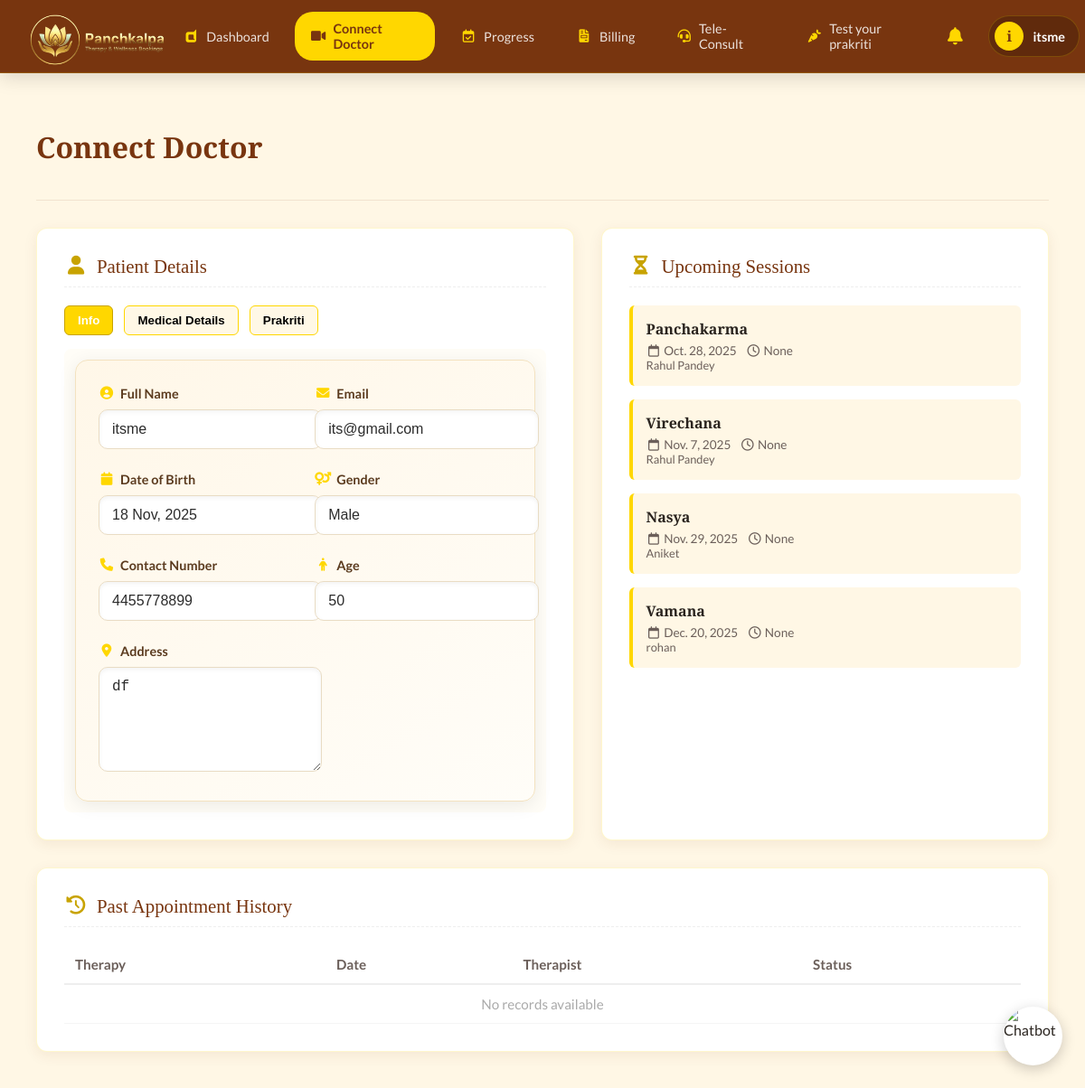
The app's page /patient/appointments/ (signed in) with its own data.
### Patient/models.py (models this page shows, shortened)
class PatientProfile(models.Model):
    user = models.OneToOneField(
        User,
        on_delete=models.CASCADE,
        related_name="patientprofile"
    )
    contact = models.CharField(max_length=15, null=True, blank=True)
    age = models.PositiveIntegerField(null=True, blank=True)
    dob = models.DateField(null=True, blank=True)
    gender = models.CharField(max_length=10, null=True, blank=True)
    address = models.TextField(null=True, blank=True)
    allergies = models.CharField(max_length=255, null=True, blank=True)
    prakriti_type = models.CharField(max_length=20, null=True, blank=True)
    therapy_stage = models.CharField(max_length=20, null=True, blank=True)
    symptoms = models.JSONField(default=list, blank=True)

class Appointment(models.Model):
    patient = models.ForeignKey(PatientProfile, on_delete=models.CASCADE)
    therapy = models.ForeignKey(Therapy, on_delete=models.CASCADE)
    therapist = models.ForeignKey(Therapist, on_delete=models.SET_NULL, null=True, blank=True)
    date = models.DateField(null=True, blank=True)
    time = models.TimeField(null=True, blank=True)
    status = models.CharField(default="Pending", max_length=50)

### therapist/models.py (models this page shows, shortened)
class Therapy(models.Model):
    name = models.CharField(max_length=100)
    description = models.TextField(blank=True, null=True)

class Therapist(models.Model):
    name = models.CharField(max_length=200)
    email = models.EmailField(unique=True)
    dob = models.DateField()
    password = models.CharField(max_length=255)

### Patient/views.py (the view, shortened to what this page needs)
# urls.py: path('appointments/', views.appointments, name='patient-appointments'),
@login_required
def appointments(request):
    patient = request.user.patientprofile   # ⭐ FIXED: correct model
    therapies = Therapy.objects.all()
    upcoming = Appointment.objects.filter(patient=patient).order_by("date")
    history = Appointment.objects.filter(patient=patient).order_by("-date")
    medical = {
        "allergies": patient.allergies,
        "contact": patient.contact
    }
    prakriti = {
        "type": patient.prakriti_type,
        "description": patient.prakriti_description if hasattr(patient, "prakriti_description") else ""
    }
    return render(request, "patient-portal/appointments.html", {
        "therapies": therapies,
        "upcoming": upcoming,
        "history": history,
        "questions": PRAKRITI_QUESTIONS,
        "patient": patient,
        "medical": medical,
        "prakriti": prakriti,
    })

### templates/patient-portal/appointments.html (shortened to what this page needs)
{% extends "patient-portal/base.html" %}
{% load static %}
{% block appointments %}active{% endblock %}
{% block style %}
<link rel="stylesheet" href="https://cdnjs.cloudflare.com/ajax/libs/font-awesome/6.0.0/css/all.min.css">
<link rel="stylesheet" href="{% static 'css/patient-portal/appointments.css' %}">
{% endblock %}
{% block content %}
<div class="appointments-main-container">
    <div class="appointments-page-header">
        <h1 class="appointments-page-title">Connect Doctor</h1>
    </div>
    <div class="appointments-grid-layout">
        <div class="appointments-content-card">
            <div class="appointments-card-header">
                <i class="fa-solid fa-user" style="color:var(--theme-gold-dark)"></i> Patient Details
            </div>
            <div class="pd-nav">
                <button class="pd-tab active" onclick="showPDTab('info')">Info</button>
                <button class="pd-tab" onclick="showPDTab('medical')">Medical Details</button>
                <button class="pd-tab" onclick="showPDTab('prakriti')">Prakriti</button>
            </div>
            <div class="pd-content">
                <div class="pd-section" id="pd-info" style="display:block;">
                    <div class="info-card-beautiful">
                        <div class="info-grid">
                            <div class="info-item">
                                <label><i class="fa-solid fa-user-circle"></i> Full Name</label>
                                <input type="text" value="{{ patient.user.first_name }} {{ patient.user.last_name }}" readonly>
                            </div>
                            <div class="info-item">
                                <label><i class="fa-solid fa-envelope"></i> Email</label>
                                <input type="text" value="{{ patient.user.email }}" readonly>
                            </div>
                            <div class="info-item">
                                <label><i class="fa-solid fa-calendar"></i> Date of Birth</label>
                                <input type="text" value="{{ patient.dob|date:'d M, Y' }}" readonly>
                            </div>
                            <div class="info-item">
                                <label><i class="fa-solid fa-venus-mars"></i> Gender</label>
                                <input type="text" value="{{ patient.gender }}" readonly>
                            </div>
                            <div class="info-item">
                                <label><i class="fa-solid fa-phone"></i> Contact Number</label>
                                <input type="text" value="{{ patient.contact }}" readonly>
                            </div>
                            <div class="info-item">
                                <label><i class="fa-solid fa-person"></i> Age</label>
                                <input type="text" value="{{ patient.age }}" readonly>
                            </div>
                            <div class="info-item full-width">
                                <label><i class="fa-solid fa-location-dot"></i> Address</label>
                                <textarea readonly>{{ patient.address }}</textarea>
                            </div>
                        </div>
                    </div>
                </div>
            </div>
        </div>
        <div class="appointments-content-card">
            <div class="appointments-card-header">
                <i class="fas fa-hourglass-half" style="color:var(--theme-gold-dark)"></i> Upcoming Sessions
            </div>
            <div id="upcoming-list">
                {% if upcoming %}
                {% for appt in upcoming %}
                <div class="appointment-list-item">
                    <div class="appointment-info">
                        <h4>{{ appt.therapy.name }}</h4>
                        <div class="appointment-meta">
                            <span><i class="far fa-calendar"></i> {{ appt.date }}</span>
                            <span><i class="far fa-clock"></i> {{ appt.time }}</span>
                        </div>
                        <div style="font-size:0.8rem; color:var(--theme-muted);">
                            {{ appt.therapist.name }}
                        </div>
                    </div>
                </div>
                {% endfor %}
                {% else %}
                    <p style="text-align:center; color:#999;">No upcoming appointments.</p>
                {% endif %}
            </div>
        </div>
    </div>
    <div class="appointments-content-card">
        <div class="appointments-card-header">
            <i class="fas fa-history" style="color:var(--theme-gold-dark)"></i> Past Appointment History
        </div>
        <div class="history-table-wrapper">
            <table class="history-table">
                <thead>
                <tr>
                    <th>Therapy</th>
                    <th>Date</th>
                    <th>Therapist</th>
                    <th>Status</th>
                </tr>
                </thead>
                <tbody id="history-list">
                    <tr>
                        <td colspan="4" style="text-align:center; color:#aaa;">No records available</td>
                    </tr>
                </tbody>
            </table>
        </div>
    </div>
</div>
{% endblock %}

### templates/patient-portal/base.html (shortened to what this page needs)
{% load static %}
<!DOCTYPE html>
<html lang="en">
<head>
    <link rel="stylesheet" href="https://cdnjs.cloudflare.com/ajax/libs/font-awesome/7.0.1/css/all.min.css"
 />
    <link href="https://cdn.jsdelivr.net/npm/@n8n/chat/dist/style.css" rel="stylesheet" />
    <link rel="stylesheet" href="{% static 'css/patient-portal/base.css' %}">
    {% block style %}{% endblock style %}
</head>
<body>
    <nav class="dashboard-navbar-container">
        <div class="dashboard-logo-wrapper">
            <img src="/static/assets/panchkalpa-logo-trans.png" alt="Panchkalpa">
        </div>
        <div class="dashboard-nav-links-group">
            <a href="{% url 'patient-dashboard' %}"
                class="dashboard-nav-item-button {% block dashboard %}{% endblock dashboard %}">
                <i class="fa-brands fa-dashcube"></i>
                Dashboard
            </a>
            <a href="{% url 'patient-appointments' %}"
                class="dashboard-nav-item-button {% block appointments %}{% endblock appointments %}">
                <i class="fa-solid fa-video"></i>
                Connect Doctor
            </a>
            <a href="{% url 'patient-progress' %}"
                class="dashboard-nav-item-button {% block progress %}{% endblock progress %}">
                <i class="fa-regular fa-calendar-check"></i>
                Progress
            </a>
            <a href="{% url 'billing:billing-home' %}"
                class="dashboard-nav-item-button {% block billing %}{% endblock billing %}">
                <i class="fa-solid fa-file-invoice"></i>
                Billing
            </a>
            <a href="{% url 'patient-teleconsult' %}"
                class="dashboard-nav-item-button {% block teleconsult %}{% endblock teleconsult %}">
                <i class="fa-solid fa-headset"></i>
                Tele-Consult
            </a>
            <a href="{% url 'prakriti_test' %}"
                class="dashboard-nav-item-button {% block diet %}{% endblock diet %}">
                <i class="fa-solid fa-carrot"></i>
                Test your prakriti
            </a>
        </div>
        <div class="dashboard-nav-profile-section">
            <div class="notify-wrapper">
                <button class="dashboard-nav-item-button"
                    style="background:none; border:none; cursor:pointer; padding: 10px;"
                    onclick="toggleNotifyPopup()">
                    <i class="fa-solid fa-bell" style="font-size:1.2rem; color:var(--theme-gold);"></i>
                </button>
            </div>
            <div class="dashboard-profile-summary-pill" onclick="window.location.href='{% url 'patient-profile' %}'">
                <div class="dashboard-profile-icon-circle">
                    {{ request.user.first_name|default:"A"|slice:":1" }}
                </div>
                <div class="dashboard-profile-name-text">
                    {{ request.user.first_name|default:"User" }}
                </div>
            </div>
        </div>
    </nav>
    <div id="chatbot-button">
        <img id="chatbot-avatar" src="{% static 'assets/AyurMitra-logo.png' %}" alt="Chatbot">
    </div>
    {% block content %}{% endblock content %}
</body>
</html>

### static/css/patient-portal/base.css (style rules this page uses)
:root { --theme-gold: #FFD700; --theme-gold-dark: #C8A300; --theme-cream: #FFF8E6; --theme-brown: #78350f; --theme-bg-light: #fff7e5; --theme-text-dark: #2A241F; --theme-muted: #6b5f5a; --theme-white: #ffffff; --theme-shadow: 0 4px 15px rgba(120, 53, 15, 0.08); --theme-radius: 12px; --theme-nav-height: 80px; --notify-shadow: 0 8px 30px rgba(0, 0, 0, 0.15); --notify-blue-bg: #E3F2FD; --notify-blue-text: #1565C0; --notify-red-bg: #FFEBEE; --notify-red-text: #C62828; --notify-green-bg: #E8F5E9; --notify-green-text: #2E7D32; --notify-gold-bg: #FFFDE7; --notify-gold-text: #F9A825; }
body { margin: 0; font-family: 'Lato', sans-serif; background-color: var(--theme-bg-light); color: var(--theme-text-dark); overflow-x: hidden; padding-top: var(--theme-nav-height); }
h1, h2, h3, h4, h5 { font-family: 'Playfair Display', serif; color: var(--theme-brown); }
.dashboard-navbar-container { position: fixed; top: 0; left: 0; width: 100%; height: var(--theme-nav-height); background: var(--theme-brown); display: flex; align-items: center; justify-content: space-between; padding: 0 30px; z-index: 1000; box-shadow: 0 4px 20px rgba(0, 0, 0, 0.15); border-bottom: 1px solid rgba(255, 215, 0, 0.2); }
.dashboard-logo-wrapper { height: 100%; display: flex; align-items: center; }
.dashboard-logo-wrapper img { height: 120px; width: auto; object-fit: contain; margin-top: 10px; }
.dashboard-nav-links-group { display: flex; gap: 10px; height: 100%; align-items: center; }
.dashboard-nav-item-button { padding: 10px 18px; border-radius: 20px; font-size: 0.9rem; font-weight: 500; color: rgba(255, 255, 255, 0.85); text-decoration: none; display: flex; align-items: center; gap: 8px; transition: all 0.3s ease; }
.dashboard-nav-item-button i { color: var(--theme-gold); }
.dashboard-nav-item-button.active { background: var(--theme-gold); color: var(--theme-brown); font-weight: 700; }
.dashboard-nav-item-button.active i { color: var(--theme-brown); }
.dashboard-nav-profile-section { display: flex; align-items: center; margin-right: 3vw; gap: 15px; }
.dashboard-profile-summary-pill { display: flex; align-items: center; gap: 10px; background: rgba(0, 0, 0, 0.2); padding: 6px 15px 6px 6px; border-radius: 30px; border: 1px solid rgba(255, 215, 0, 0.2); cursor: pointer; transition: background 0.3s; }
.dashboard-profile-icon-circle { width: 32px; height: 32px; background: var(--theme-gold); color: var(--theme-brown); font-weight: 700; border-radius: 50%; display: flex; justify-content: center; align-items: center; font-family: 'Playfair Display', serif; }
.dashboard-profile-name-text { font-size: 0.9rem; color: white; font-weight: 600; }
.notify-wrapper { position: relative; display: inline-block; }
#chatbot-button { position: fixed; bottom: 25px; right: 25px; width: 65px; height: 65px; border-radius: 50%; background: #fff; box-shadow: 0px 4px 15px rgba(0, 0, 0, 0.2); cursor: pointer; z-index: 9999; overflow: hidden; }
#chatbot-button img { width: 100%; height: 100%; object-fit: cover; }

### templates/patient-portal/appointments.html (style rules this page uses)
.pd-nav { display: flex; gap: 12px; margin-bottom: 15px; }
.pd-tab { padding: 8px 14px; border-radius: 6px; border: 1px solid var(--theme-gold); background: #fff8e6; cursor: pointer; font-weight: 600; transition: 0.2s; }
.pd-tab.active { background: var(--theme-gold); color: white; border-color: var(--theme-gold-dark); }
.pd-section { display: none; padding: 12px; background: #fffdf7; border-radius: 8px; line-height: 1.6; }
.info-card-beautiful { background: linear-gradient(145deg, #fff7e8, #fffdf8); border-radius: 14px; padding: 25px; border: 1px solid #f3e2c0; box-shadow: 0 4px 20px rgba(0,0,0,0.08); animation: fadeIn 0.5s ease; }
.info-grid { display: grid; grid-template-columns: repeat(2, 1fr); gap: 22px; }
.info-item label { font-weight: 700; color: #5b3b1f; font-size: 0.9rem; display: flex; align-items: center; gap: 6px; margin-bottom: 6px; }
.info-item label i { color: var(--theme-gold); }
.info-item input, .info-item textarea { width: 100%; padding: 12px 14px; border: 1px solid #e9dcc4; border-radius: 10px; background: #ffffff; font-size: 1rem; color: #2c2c2c; box-shadow: inset 0 2px 5px rgba(0,0,0,0.05); transition: 0.3s; }
.info-item textarea { height: 90px; }

### records on screen
PatientProfile: user.first_name "itsme", user.email "its@gmail.com", dob "18 Nov, 2025", gender "Male", contact "4455778899", age "50", address "df"
Appointment: therapy.name "Panchakarma", date "Oct. 28, 2025", time "None", therapist.name "Rahul Pandey"
Appointment: therapy.name "Virechana", date "Nov. 7, 2025", time "None", therapist.name "Rahul Pandey"
Appointment: therapy.name "Nasya", date "Nov. 29, 2025", time "None", therapist.name "Aniket"
Appointment: therapy.name "Vamana", date "Dec. 20, 2025", time "None", therapist.name "rohan"

### other values on screen
{{ request.user.first_name|default:"A"|slice:":1" }} "i"
{{ request.user.first_name|default:"User" }} "itsme"
